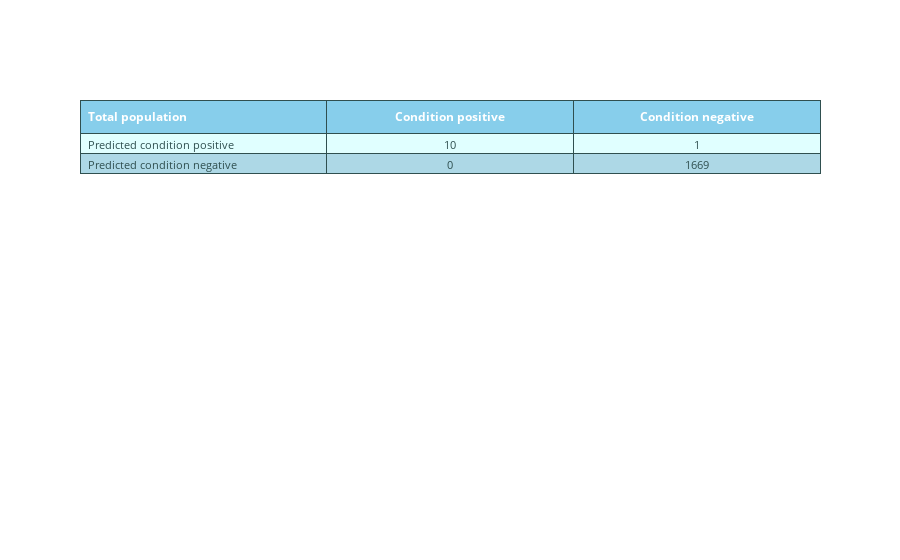
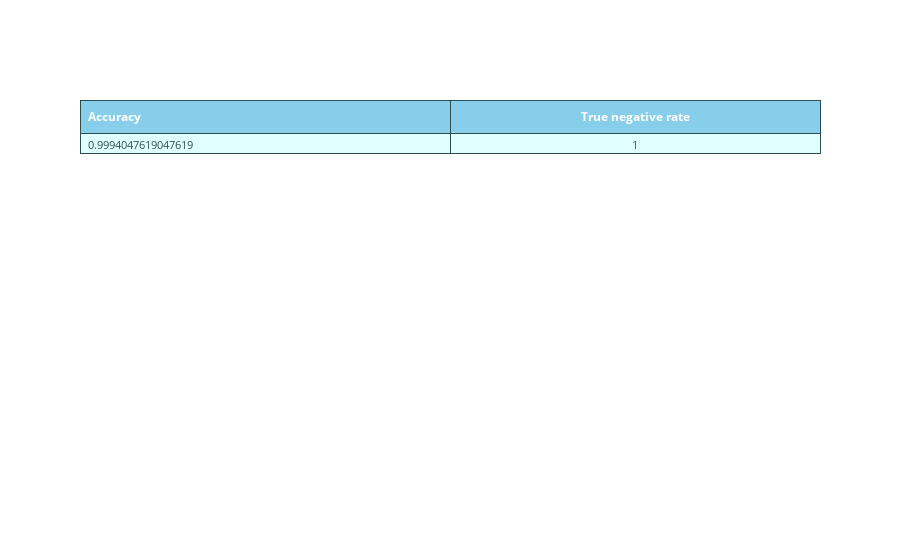

Write notebook code for charts like these, in order.
### Code cell
df_TS1 = pd.read_csv("data_sets/A3Benchmark-TS1.csv", sep=r'\s*,\s*', header=0, encoding='ascii', engine='python')
search_anomalies(df_TS1)
print(df_TS1[df_TS1['anomaly'] == 1])

#     print("Anomalies distances: ", anomalyDistances)
#     print("mean ", mean)
#     print("not founded one is 942, which has diference lower that training data")
#     print(abs(df.iloc[942]['value'] - df.iloc[943]['value']))
#     print("difference between index 942 and 941 is")
#     print(abs(df.iloc[942]['value'] - df.iloc[941]['value']))
    
#     print("max anomalyDistances", max(anomalyDistances))
#     print("min anomalyDistances", min(anomalyDistances))
        
#     print("min nonAnomalyDistances", min(nonAnomalyDistances))
#     print("max nonAnomalyDistances", max(nonAnomalyDistances))
    
#     print("mean ", mean)

### Figure 1 — Plotly figure (JSON) as saved in the notebook; plotly's stock layout.template omitted (floating-point values rounded to 4 significant figures)
{"data": [{"cells": {"align": ["left", "center"], "fill": {"color": [["lightcyan", "lightblue", "lightcyan", "lightblue", "lightcyan", "lightcyan", "lightblue", "lightcyan", "lightblue", "lightcyan", "lightcyan", "lightblue", "lightcyan", "lightblue", "lightcyan", "lightcyan", "lightblue", "lightcyan", "lightblue", "lightcyan", "lightcyan", "lightblue", "lightcyan", "lightblue", "lightcyan"]]}, "font": {"color": "darkslategray", "size": 11}, "line": {"color": "darkslategray"}, "values": [["Predicted condition positive", "Predicted condition negative"], [10, 0], [1, 1669]]}, "header": {"align": ["left", "center"], "fill": {"color": "skyblue"}, "font": {"color": "white", "size": 12}, "line": {"color": "darkslategray"}, "values": ["<b>Total population</b>", "<b>Condition positive</b>", "<b>Condition negative</b>"]}, "type": "table"}], "layout": {}}

### Figure 2 — Plotly figure (JSON) as saved in the notebook; plotly's stock layout.template omitted (floating-point values rounded to 4 significant figures)
{"data": [{"cells": {"align": ["left", "center"], "fill": {"color": [["lightcyan", "lightblue", "lightcyan", "lightblue", "lightcyan", "lightcyan", "lightblue", "lightcyan", "lightblue", "lightcyan", "lightcyan", "lightblue", "lightcyan", "lightblue", "lightcyan", "lightcyan", "lightblue", "lightcyan", "lightblue", "lightcyan", "lightcyan", "lightblue", "lightcyan", "lightblue", "lightcyan"]]}, "font": {"color": "darkslategray", "size": 11}, "line": {"color": "darkslategray"}, "values": [[0.9994], [1]]}, "header": {"align": ["left", "center"], "fill": {"color": "skyblue"}, "font": {"color": "white", "size": 12}, "line": {"color": "darkslategray"}, "values": ["<b>Accuracy</b>", "<b>True negative rate</b>"]}, "type": "table"}], "layout": {}}
